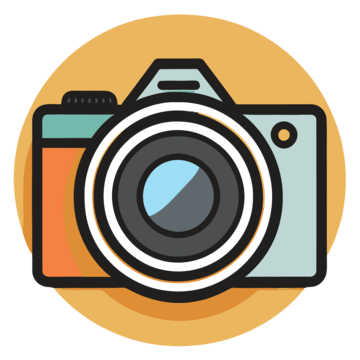
#> input picture pngtree-photography-camera-icon-vector-png-image_7210634.png, 360 x 360 px
$ python make_icon.py
#> lines starting #> are read from the running program, lines starting #| are printed output that depends on the picture
"""
Generates icon.ico for PhotoSelector from the source PNG.
Run once before building: python make_icon.py
"""
from pathlib import Path
from PIL import Image

SOURCE = Path(__file__).parent / "pngtree-photography-camera-icon-vector-png-image_7210634.png"

if __name__ == "__main__":
    src = Image.open(SOURCE).convert("RGBA")
#> src is the input picture: PIL image 360x360 RGBA; mean R, G, B, A 89.8, 75.7, 52.3, 154.7

    sizes = [16, 24, 32, 48, 64, 128, 256]

    # Pillow ICO: pass sizes to the save call on the largest source image;
    # it resamples internally — do NOT use append_images for ICO format.
    src.save(
        "icon.ico",
        format="ICO",
        sizes=[(s, s) for s in sizes],
    )

    src.resize((256, 256), Image.LANCZOS).save("icon_preview.png")
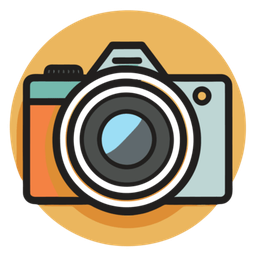
#> saved as icon_preview.png: PIL image 256x256 RGBA; mean R, G, B, A 93.9, 78.7, 53.6, 154.7; transparent parts drawn white
    print(f"icon.ico written ({len(sizes)} sizes: {sizes})")
    ico_kb = Path("icon.ico").stat().st_size / 1024
    print(f"icon.ico size: {ico_kb:.1f} KB")
    print("icon_preview.png written (256x256)")
